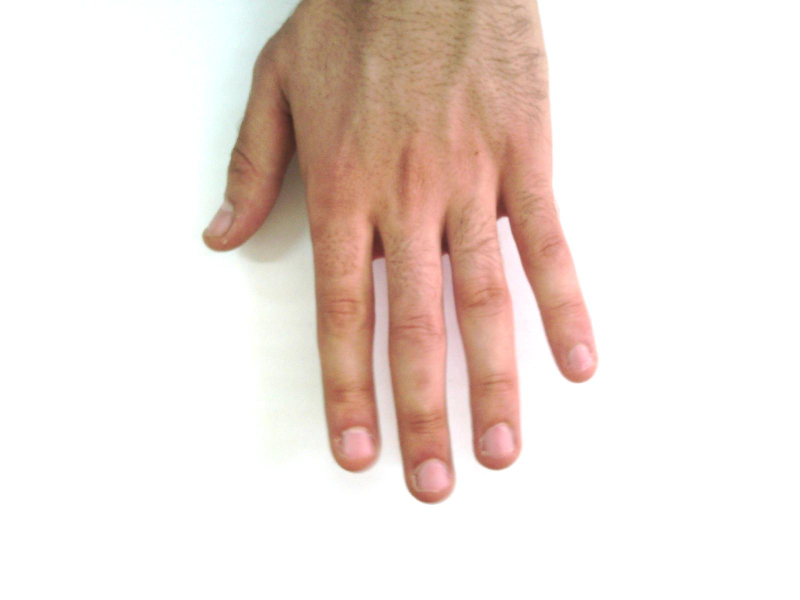
#> input picture Phase 3/phase3_sample_data/Labelled/Set2/Hand_0000072.jpg, 1600 x 1200 px (shown at 1/2 size); its folder holds 4 pictures in this run
$ python task3.py -f phase3_sample_data/Labelled/Set2 -i phase3_sample_data/Labelled/Set2/Hand_0000072.jpg phase3_sample_data/Labelled/Set2/Hand_0000073.jpg phase3_sample_data/Labelled/Set2/Hand_0000074.jpg
#> lines starting #> are read from the running program, lines starting #| are printed output that depends on the picture
# python task3.py -k 5 -K 10 -f ./phase3_sample_data/Labelled/Set2 -i 'Hand_0008333.jpg' 'Hand_0006183.jpg' 'Hand_0000074.jpg'

import argparse
import cv2
import os
import skimage
from skimage.feature import local_binary_pattern
import matplotlib.image as mpimg
import numpy as np
from numpy import genfromtxt
import matplotlib.pyplot as plt
import math
import pandas as pd
import warnings

warnings.filterwarnings('ignore')
parser = argparse.ArgumentParser(description='Find most similar K images for Personalized Page Rank given 3 restarts')
parser.add_argument('-k', type=int, default=5, help='The number of nearest neighbors')
parser.add_argument('-K', type=int, default=10, help='The number of popular images to be visualized')
parser.add_argument('-f', required=True, type=str, default='Labelled/Set2', help='the folder where images are stored')
parser.add_argument('-i', required=True, nargs=3, type=str, help='the image IDs')

vectors_file = 'rank vectors initial.csv'
order_file = 'order.csv'
similarity_order_file = 'similarity_order.csv'


# [23 lines left out: functions sort_list, get_similar_images_for_each, not called in this run]


def get_lbp_features_by_image_path(folder, file):
    # print(os.path.join(folder, file))
#> called with folder = 'phase3_sample_data/Labelled/Set2', file = 'Hand_0000072.jpg'
    im = cv2.imread(os.path.join(folder, file))
#> im is the input picture: shape (1200, 1600, 3); mean B, G, R 219.5, 225.8, 238.5
    im_gray = cv2.cvtColor(im, cv2.COLOR_BGR2GRAY)
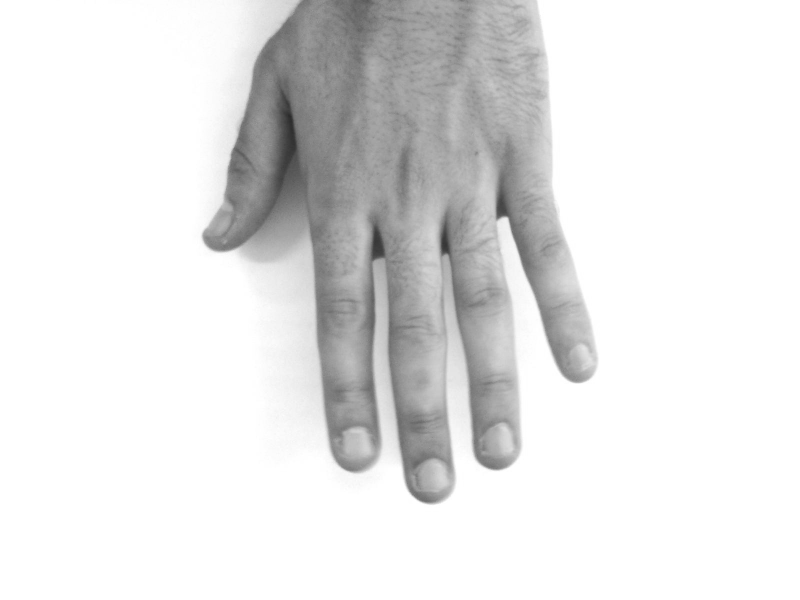
#> im_gray: shape (1200, 1600) (shown at 1/2 size); min 41, max 255, mean 228.9
    lbp_output = []
    radius = 1.0
    number_of_points = 8 * radius
    eps = 1e-6
    # Computing LBP values for each (100x100) window
    for i in range(12):
        block_lbp = []
        for j in range(16):
            lbp_window = skimage.feature.local_binary_pattern(im_gray[i * 100:(i + 1) * 100, j * 100:(j + 1) * 100],
                                                              number_of_points, radius, method='uniform')
            lbp_window_histogram, _ = np.histogram(lbp_window.flatten(), bins=np.arange(0, number_of_points + 3),
                                                   range=(0, number_of_points + 2))
            lbp_window_histogram = lbp_window_histogram.astype('float')
            lbp_window_histogram /= (lbp_window_histogram.sum() + eps)
            block_lbp.append(lbp_window_histogram)
        # Storing LBP values as (12x160) array
        lbp_output.append(list((round(item, 4) for sublist in block_lbp for item in sublist)))
#> after the loop, lbp_output = 12 items
    lbp_feature_vector = list((item for sublist in lbp_output for item in sublist))
#> lbp_feature_vector = 1920 values, max 0.96 at index 8, min 0 at index 0, mean 0.1
    return lbp_feature_vector


# [101 lines left out: functions plot_images, visualize, pagerank, not called in this run]


def find_similarity(folder):
    """
    Given a folder with images, the pageranks are visualized
    :param folder: Folder containing the images
    :return: saves the three files with order of rows, similarity matrix, most similar images for each image
    """
    # TODO  write your code here
    lbp_outputs = []
    img_order = []
    for pic in os.listdir(folder):
        img_order.append(pic)
        temp = np.array(get_lbp_features_by_image_path(folder, pic))
#> temp has the same summary as lbp_feature_vector in get_lbp_features_by_image_path
        temp = temp.ravel()
        lbp_outputs.append([pic, temp])
#> pass 2 of the loop in find_similarity, `for pic in os.listdir(folder):`:
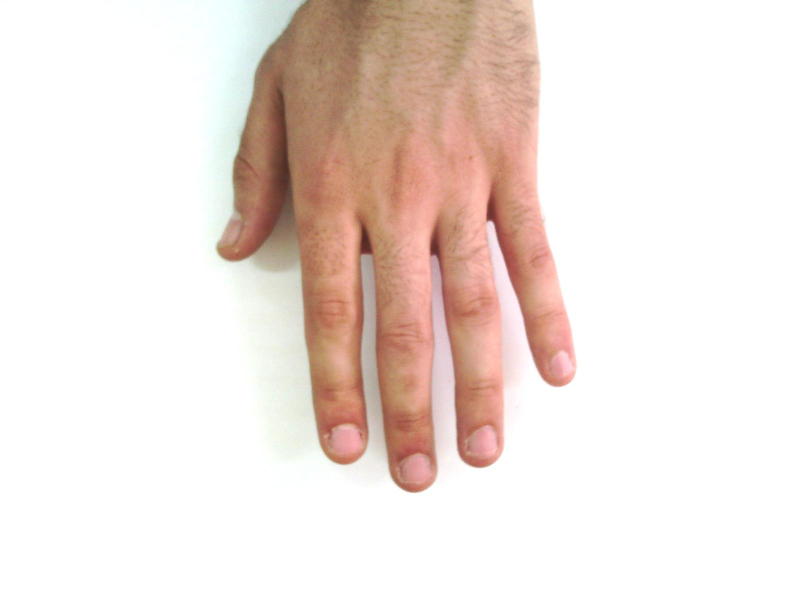
#> input picture Phase 3/phase3_sample_data/Labelled/Set2/Hand_0000073.jpg, 1600 x 1200 px (shown at 1/2 size)
#> in get_lbp_features_by_image_path, im is the input picture: shape (1200, 1600, 3); mean B, G, R 220.7, 226.6, 239.1
#> in get_lbp_features_by_image_path (call 2), `im_gray = cv2.cvtColor(im, cv2.COLOR_BGR2GRAY)`:
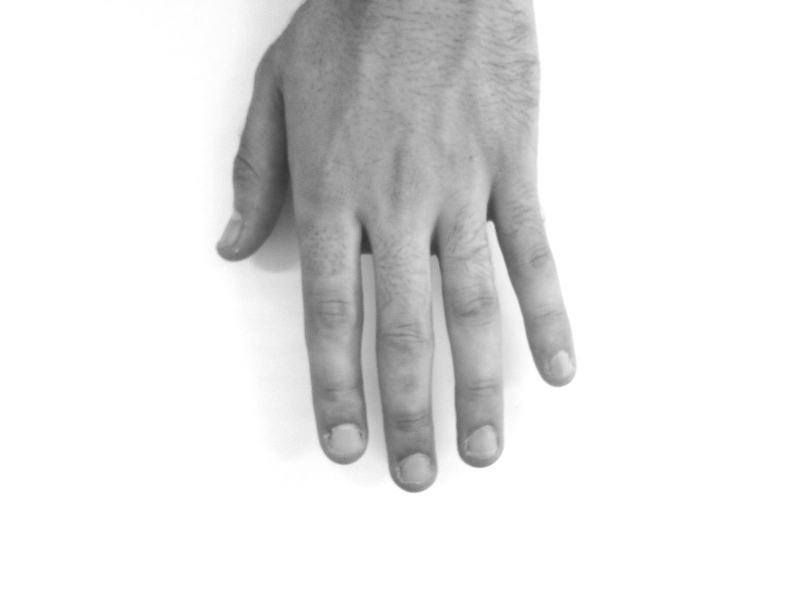
#> im_gray: shape (1200, 1600) (shown at 1/2 size); min 49, max 255, mean 229.6
#> lbp_feature_vector = 1920 values, max 0.96 at index 18, min 0 at index 0, mean 0.1
#> temp has the same summary as lbp_feature_vector in get_lbp_features_by_image_path
#> pass 3 of the loop in find_similarity, `for pic in os.listdir(folder):`:
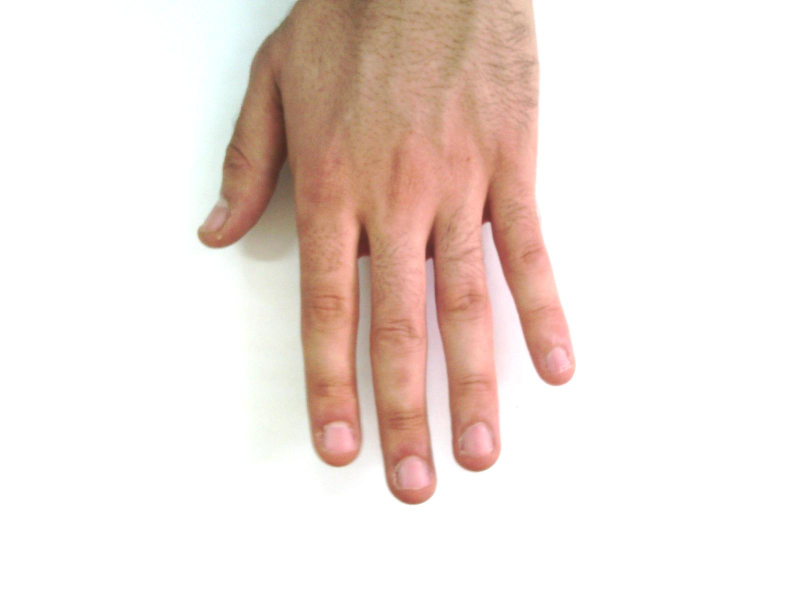
#> input picture Phase 3/phase3_sample_data/Labelled/Set2/Hand_0000074.jpg, 1600 x 1200 px (shown at 1/2 size)
#> in get_lbp_features_by_image_path, im is the input picture: shape (1200, 1600, 3); mean B, G, R 220.9, 226.8, 239.5
#> in get_lbp_features_by_image_path (call 3), `im_gray = cv2.cvtColor(im, cv2.COLOR_BGR2GRAY)`:
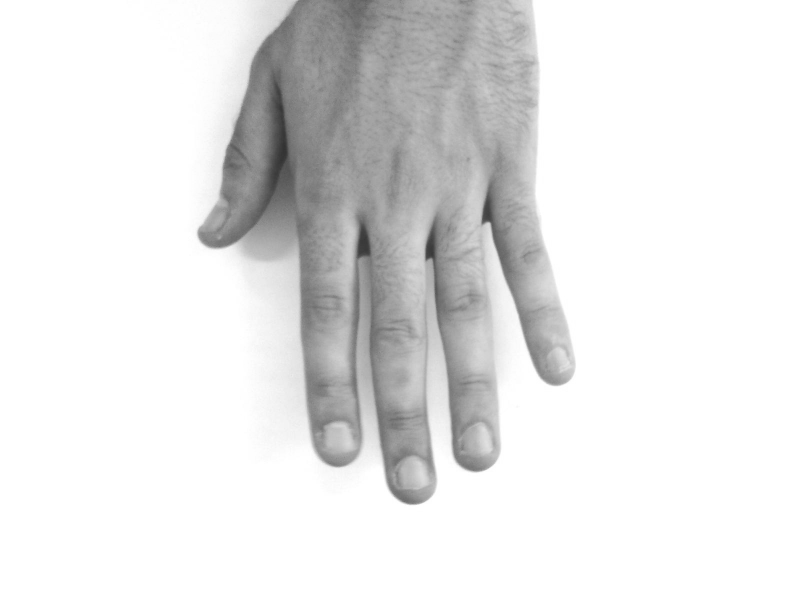
#> im_gray: shape (1200, 1600) (shown at 1/2 size); min 48, max 255, mean 230
#> lbp_feature_vector = 1920 values, max 0.96 at index 8, min 0 at index 0, mean 0.1
#> temp has the same summary as lbp_feature_vector in get_lbp_features_by_image_path
#> the loop made 4 passes; the first 3 are shown
#> (the run stopped early here; a loop or call above may not have finished)
